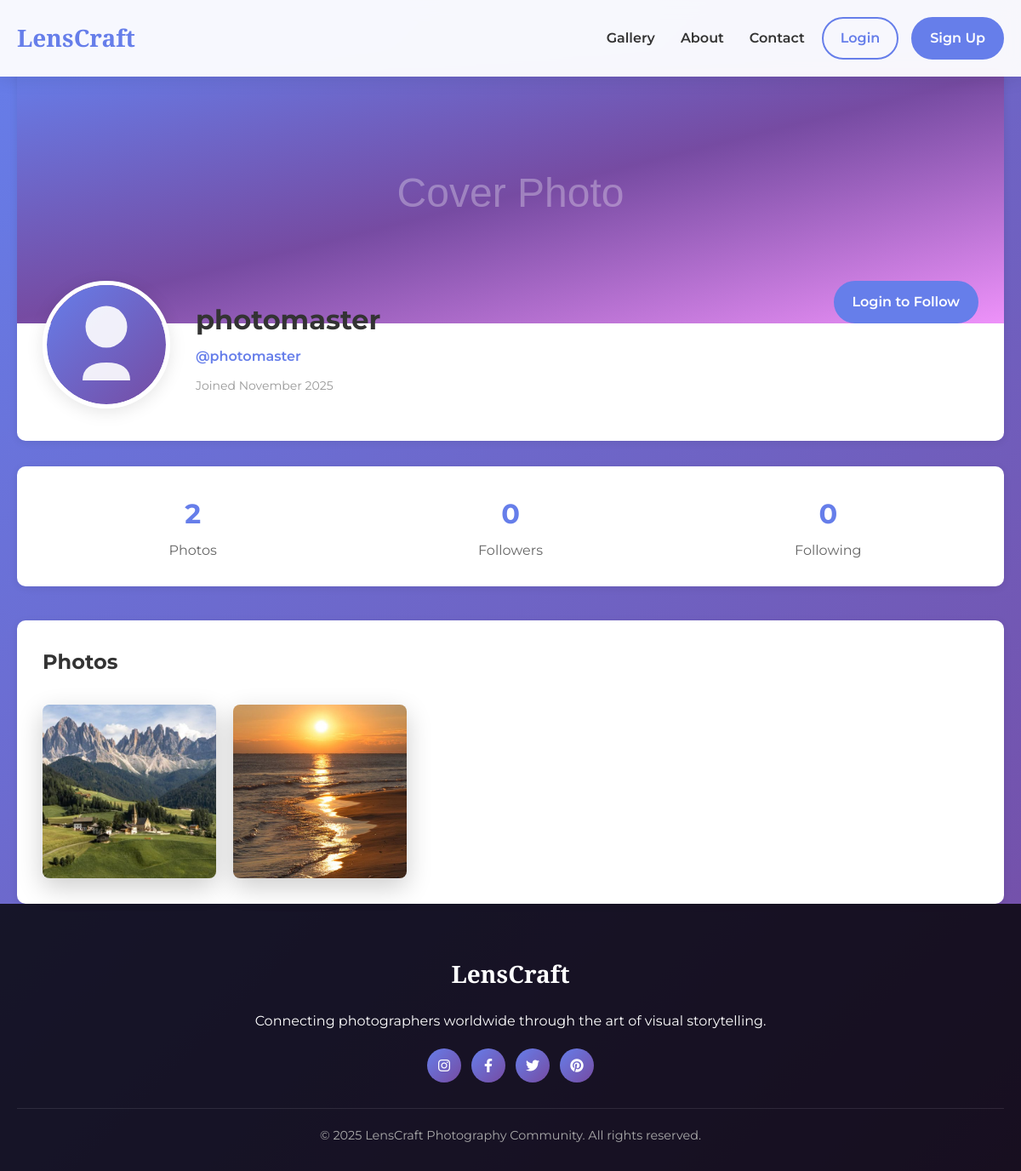
Page /view_profile.php?id=1 (signed in) on the committed database.
### tables this page shows
CREATE TABLE `users` (
  `id` int(11) NOT NULL,
  `username` varchar(50) NOT NULL,
  `email` varchar(100) NOT NULL,
  `password` varchar(255) NOT NULL,
  `bio` text DEFAULT NULL,
  `profile_picture` varchar(255) DEFAULT NULL,
  `profile_pic` varchar(255) DEFAULT NULL,
  `followers_count` int(11) DEFAULT 0,
  `following_count` int(11) DEFAULT 0,
  `photos_count` int(11) DEFAULT 0,
  `cover_photo` varchar(255) DEFAULT NULL,
  `instagram` varchar(100) DEFAULT NULL,
  `twitter` varchar(100) DEFAULT NULL,
  `facebook` varchar(100) DEFAULT NULL,
  `website` varchar(255) DEFAULT NULL,
  `is_profile_public` tinyint(1) DEFAULT 1,
  `show_email` tinyint(1) DEFAULT 0,
  `first_name` varchar(50) DEFAULT NULL,
  `last_name` varchar(50) DEFAULT NULL,
  `phone` varchar(20) DEFAULT NULL,
  `location` varchar(100) DEFAULT NULL,
  `birthday` date DEFAULT NULL,
  `address` varchar(255) DEFAULT NULL,
  `is_admin` tinyint(1) DEFAULT 0,
  `created_at` datetime DEFAULT current_timestamp(),
  `updated_at` timestamp NOT NULL DEFAULT current_timestamp() ON UPDATE current_timestamp(),
  `email_verified` tinyint(1) DEFAULT 0,
  `two_fa_enabled` tinyint(1) DEFAULT 0
);

CREATE TABLE `photos` (
  `id` int(11) NOT NULL,
  `user_id` int(11) NOT NULL,
  `title` varchar(100) NOT NULL,
  `description` text DEFAULT NULL,
  `image_path` varchar(255) NOT NULL,
  `uploaded_at` datetime DEFAULT current_timestamp()
);

### view_profile.php (the view, shortened to what this page needs)
<?php
$pdo = getDBConnection();
$user_id = isset($_GET['id']) ? (int)$_GET['id'] : 0;
$stmt = $pdo->prepare("
    SELECT id, username, email, bio, profile_pic, followers_count, following_count, photos_count, created_at
    FROM users
    WHERE id = ?
");
$stmt->execute([$user_id]);
$profile_user = $stmt->fetch(PDO::FETCH_ASSOC);
$is_following = false;
$stmt = $pdo->prepare("
    SELECT p.id, p.title, p.description, p.image_path as image_url, p.uploaded_at as created_at,
           COUNT(DISTINCT l.id) as likes_count, COUNT(DISTINCT c.id) as comments_count
    FROM photos p
    LEFT JOIN likes l ON p.id = l.photo_id
    LEFT JOIN comments c ON p.id = c.photo_id
    WHERE p.user_id = ?
    GROUP BY p.id, p.title, p.description, p.image_path, p.uploaded_at
    ORDER BY p.uploaded_at DESC
");
$stmt->execute([$user_id]);
$photos = $stmt->fetchAll(PDO::FETCH_ASSOC);
$profile_pic = !empty($profile_user['profile_pic']) ? 'uploads/profiles/' . htmlspecialchars($profile_user['profile_pic']) : 'assets/img/default-avatar.svg';
$created_date = date('F Y', strtotime($profile_user['created_at']));
?>
<?php include 'header.php'; ?>
<div class="container">
    <div class="profile-container">
        <div class="profile-header">
            <div class="profile-cover">
                <img src="assets/img/default-cover.svg" alt="Cover photo">
            </div>
            <div class="profile-info-section">
                <div class="profile-avatar">
                    <img src="<?php echo $profile_pic; ?>" alt="<?php echo htmlspecialchars($profile_user['username']); ?>">
                </div>
                <div class="profile-details">
                    <h1><?php echo htmlspecialchars($profile_user['username']); ?></h1>
                    <p class="profile-email">@<?php echo htmlspecialchars(strtolower($profile_user['username'])); ?></p>
                    <p class="profile-joined">Joined <?php echo $created_date; ?></p>
                </div>
                <div class="profile-actions">
                    <?php if (isset($_SESSION['user_id'])): ?>
                        <?php if ($_SESSION['user_id'] === $user_id): ?>
                            <a href="profile.php" class="btn btn-primary">Edit Profile</a>
                        <?php else: ?>
                            <button class="btn <?php echo $is_following ? 'btn-secondary' : 'btn-primary'; ?>" id="followBtn" data-user-id="<?php echo $user_id; ?>">
                                <?php echo $is_following ? 'Following' : 'Follow'; ?>
                            </button>
                        <?php endif; ?>
                    <?php else: ?>
                        <a href="auth/login.php" class="btn btn-primary">Login to Follow</a>
                    <?php endif; ?>
                </div>
            </div>
        </div>
        <div class="profile-stats">
            <div class="stat">
                <div class="stat-value"><?php echo (int)$profile_user['photos_count']; ?></div>
                <div class="stat-label">Photos</div>
            </div>
            <div class="stat">
                <div class="stat-value"><?php echo (int)$profile_user['followers_count']; ?></div>
                <div class="stat-label">Followers</div>
            </div>
            <div class="stat">
                <div class="stat-value"><?php echo (int)$profile_user['following_count']; ?></div>
                <div class="stat-label">Following</div>
            </div>
        </div>
        <div class="profile-photos-section">
            <h2>Photos</h2>
            <?php if (empty($photos)): ?>
                <div class="empty-state">
                    <i class="fas fa-image"></i>
                    <p><?php echo htmlspecialchars($profile_user['username']); ?> hasn't uploaded any photos yet.</p>
                </div>
            <?php else: ?>
                <div class="photos-grid">
                    <?php foreach ($photos as $photo): ?>
                        <div class="photo-card" data-photo-id="<?php echo $photo['id']; ?>">
                            <div class="photo-image">
                                <img src="uploads/<?php echo htmlspecialchars($photo['image_url']); ?>"
                                     alt="<?php echo htmlspecialchars($photo['title']); ?>"
                                     onerror="this.src='assets/img/image-placeholder.svg';">
                            </div>
                        </div>
                    <?php endforeach; ?>
                </div>
            <?php endif; ?>
        </div>
    </div>
</div>
<?php include 'footer_logged_in.php'; ?>

### assets/css/style.css (style rules this page uses)
* { margin: 0; padding: 0; box-sizing: border-box; }
body { font-family: 'Montserrat', sans-serif; background: linear-gradient(135deg, #667eea 0%, #764ba2 100%); color: #333; line-height: 1.6; padding-top: 80px; }
.container { max-width: 1200px; margin: 0 auto; padding: 0 20px; }
.btn { padding: 10px 20px; border-radius: 25px; font-weight: 600; cursor: pointer; transition: all 0.3s ease; text-decoration: none; display: inline-block; }
.btn-primary { background: #667eea; color: white; border: 2px solid #667eea; }
.photo-card { background: white; border-radius: 15px; overflow: hidden; box-shadow: 0 10px 30px rgba(0, 0, 0, 0.2); transition: transform 0.3s ease, box-shadow 0.3s ease; }
.photo-image { width: 100%; height: 250px; object-fit: cover; }

### view_profile.php (style rules this page uses)
.profile-header { background: white; border-radius: 10px; overflow: hidden; margin-bottom: 30px; box-shadow: 0 2px 10px rgba(0, 0, 0, 0.08); }
.profile-cover { width: 100%; height: 300px; overflow: hidden; background: linear-gradient(135deg, #667eea 0%, #764ba2 100%); }
.profile-cover img { width: 100%; height: 100%; object-fit: cover; }
.profile-info-section { display: flex; align-items: flex-start; padding: 30px; gap: 30px; position: relative; margin-top: -80px; }
.profile-avatar { flex-shrink: 0; }
.profile-avatar img { width: 150px; height: 150px; border-radius: 50%; border: 5px solid white; box-shadow: 0 4px 20px rgba(0, 0, 0, 0.1); object-fit: cover; }
.profile-details { flex: 1; padding-top: 20px; }
.profile-details h1 { font-size: 32px; color: #333; margin-bottom: 5px; }
.profile-email { color: #667eea; font-weight: 600; margin-bottom: 10px; }
.profile-joined { color: #999; font-size: 14px; }
.profile-actions { display: flex; gap: 15px; flex-wrap: wrap; }
.profile-actions .btn { min-width: 120px; }
.profile-stats { display: grid; grid-template-columns: repeat(auto-fit, minmax(150px, 1fr)); gap: 20px; margin-bottom: 40px; padding: 30px; background: white; border-radius: 10px; box-shadow: 0 2px 10px rgba(0, 0, 0, 0.08); }
.stat { text-align: center; }
.stat-value { font-size: 32px; font-weight: 700; color: #667eea; }
.stat-label { color: #666; margin-top: 5px; }
.profile-photos-section { background: white; padding: 30px; border-radius: 10px; box-shadow: 0 2px 10px rgba(0, 0, 0, 0.08); }
.profile-photos-section h2 { margin-bottom: 30px; color: #333; }
.photos-grid { display: grid; grid-template-columns: repeat(auto-fill, minmax(200px, 1fr)); gap: 20px; }
.photo-card { position: relative; border-radius: 8px; overflow: hidden; cursor: pointer; aspect-ratio: 1; }
.photo-image { width: 100%; height: 100%; }
.photo-image img { width: 100%; height: 100%; object-fit: cover; transition: transform 0.3s ease; }

### rows in the picture
users: username "photomaster", created_at "November 2025", photos_count "2", followers_count "0", following_count "0"
photos: image_path (picture)
photos: image_path (picture)

### other values in the picture
$site_name "LensCraft"
$footer_site_name "LensCraft"
